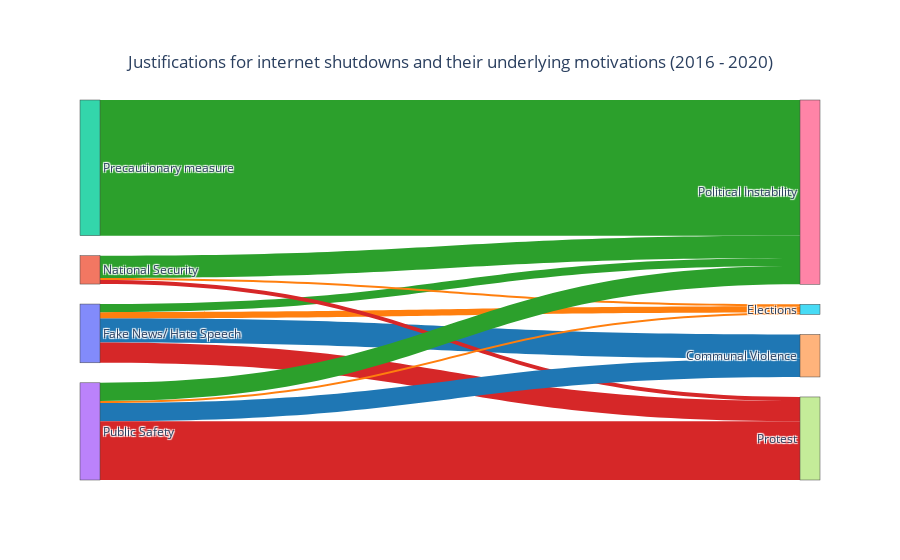

This figure's notebook cell:
### Markdown cell above
## Reasons

Las circunstancias en las que generalmente se ordenan los apagones revelan que los gobiernos realmente los despliega como una táctica para restringir los derechos de la ciudadanía a la libertad de expresión e información, y para interferir con el derecho a la libertad de reunión y asociación, particularmente durante eventos como las elecciones, conflictos o manifestaciones masivas. Sin embargo, el gobierno usualmente da una explicación oficial. A continuación se grafican las razones de dadas por el gobierno, y las reales, tomadas del contexto y opiniones de expertos. El flujo de una razón de la izquierda (las oficiales) hacia una de la derecha (las reales) representa la cantidad de veces que se dijo una siendo la otra.

### Code cell
df_by_reasons = pd.read_csv('./data/razones_internet_shutdowns.csv')
len_source = []
actual_causes = []
for just in df_by_reasons['official_just'].unique():
    cause = df_by_reasons[df_by_reasons['official_just']==just]['actual_cause']
    len_source.append(len(cause))
    actual_causes += cause.to_list() 
    
label = list(df_by_reasons['official_just'].unique()) + list(df_by_reasons['actual_cause'].unique())
source = []
target = []
for i in range(len(len_source)): 
    source += [i]*int(len_source[i])
for i in range(len(source)):
    target += [label.index(actual_causes[i])]     
values = df_by_reasons['total'].to_list()    
target_unique = list(set(target))
colors = ['#1f77b4', '#ff7f0e', '#2ca02c', '#d62728', '#9467bd', '#8c564b', '#e377c2', '#7f7f7f', '#bcbd22', '#17becf']
dic_colors = dict(zip(target_unique,colors))
color_link = [dic_colors[link] for link in target]

link = dict(source=source,target=target,value=values,color=color_link)
node = dict(label=label)
data = go.Sankey(link=link,node=node)
fig = go.Figure(data)
fig.update_layout(    title={
        'text': 'Justifications for internet shutdowns and their underlying motivations (2016 - 2020)',
        'y':0.9,
        'x':0.5,
        'xanchor': 'center',
        'yanchor': 'top'})
fig.show()

### Figure 1 — Plotly figure (JSON) as saved in the notebook; plotly's stock layout.template omitted (floating-point values rounded to 4 significant figures)
{"data": [{"link": {"color": ["#1f77b4", "#ff7f0e", "#2ca02c", "#d62728", "#ff7f0e", "#2ca02c", "#d62728", "#2ca02c", "#1f77b4", "#ff7f0e", "#2ca02c", "#d62728"], "source": [0, 0, 0, 0, 1, 1, 1, 2, 3, 3, 3, 3], "target": [4, 5, 6, 7, 5, 6, 7, 6, 4, 5, 6, 7], "value": [12, 3, 4, 10, 1, 11, 2, 67, 9, 1, 9, 29]}, "node": {"label": ["Fake News/ Hate Speech", "National Security", "Precautionary measure", "Public Safety", "Communal Violence", "Elections", "Political Instability", "Protest"]}, "type": "sankey"}], "layout": {"title": {"text": "Justifications for internet shutdowns and their underlying motivations (2016 - 2020)", "x": 0.5, "xanchor": "center", "y": 0.9, "yanchor": "top"}}}
